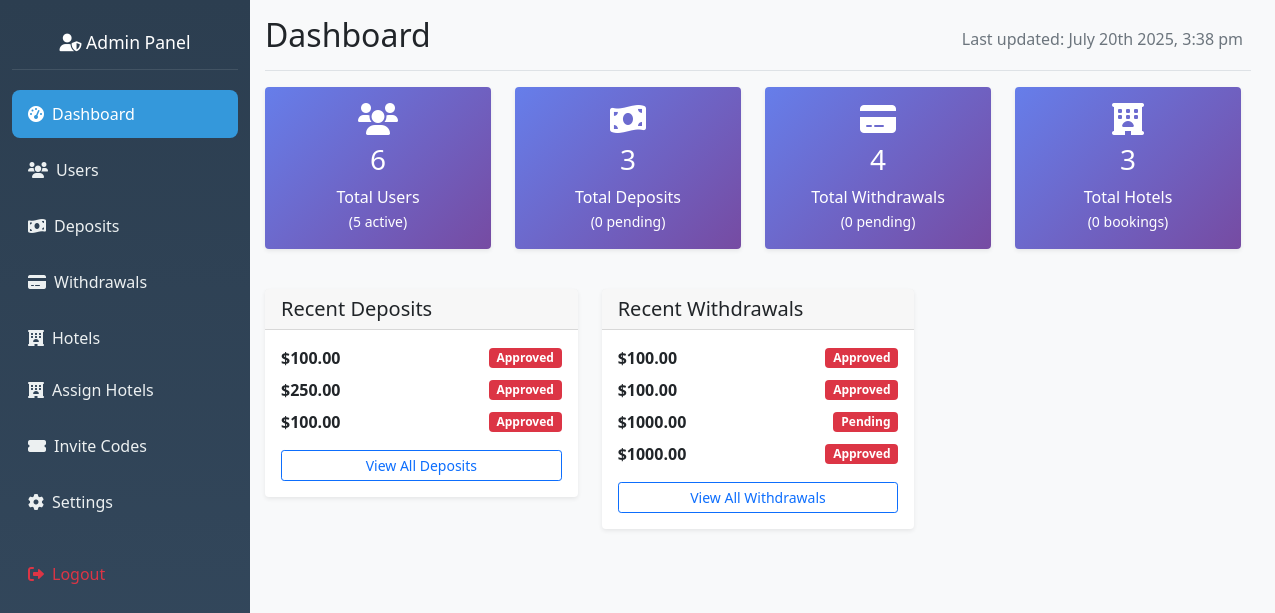
The app's page /admin/dashboard (signed in) with its own data.
### hotel_app/models.py (models this page shows, shortened)
class DepositRequest(db.Model):
    __tablename__ = 'deposit_request'
    id = db.Column(db.Integer, primary_key=True)
    user_id = db.Column(db.Integer, db.ForeignKey('user.id'), nullable=False)
    amount = db.Column(db.Float, nullable=False)
    network = db.Column(db.String(20), nullable=False)
    wallet_address = db.Column(db.String(200))
    transaction_hash = db.Column(db.String(200))
    status = db.Column(db.String(20), default='Pending')
    admin_notes = db.Column(db.Text)
    created_at = db.Column(db.DateTime, default=datetime.utcnow)
    processed_at = db.Column(db.DateTime)
    processed_by = db.Column(db.Integer, db.ForeignKey('admin.id'))

class WithdrawalRequest(db.Model):
    __tablename__ = 'withdrawal_request'
    id = db.Column(db.Integer, primary_key=True)
    user_id = db.Column(db.Integer, db.ForeignKey('user.id'), nullable=False)
    amount = db.Column(db.Float, nullable=False)
    network = db.Column(db.String(20), nullable=False)
    wallet_address = db.Column(db.String(200), nullable=False)
    transaction_hash = db.Column(db.String(200))
    transaction_fee = db.Column(db.Float, default=0.0)
    status = db.Column(db.String(20), default='Pending')
    admin_notes = db.Column(db.Text)
    rejection_reason = db.Column(db.Text)
    created_at = db.Column(db.DateTime, default=datetime.utcnow)
    processed_at = db.Column(db.DateTime)
    processed_by = db.Column(db.Integer, db.ForeignKey('admin.id'))

### hotel_app/routes.py (the view)
@app.route('/admin/dashboard')
@admin_required
def admin_dashboard():
    total_users = User.query.count()
    active_users = User.query.filter_by(is_active=True).count()
    total_deposits = DepositRequest.query.count()
    pending_deposits = DepositRequest.query.filter_by(status='pending').count()
    total_withdrawals = WithdrawalRequest.query.count()
    pending_withdrawals = WithdrawalRequest.query.filter_by(status='pending').count()
    total_hotels = Hotel.query.count()
    total_bookings = Booking.query.count() if 'Booking' in globals() else 0
    recent_users = User.query.order_by(User.id.desc()).limit(5).all()
    recent_deposits = DepositRequest.query.order_by(DepositRequest.id.desc()).limit(5).all()
    recent_withdrawals = WithdrawalRequest.query.order_by(WithdrawalRequest.id.desc()).limit(5).all()
    stats = {
        'total_users': total_users,
        'active_users': active_users,
        'total_deposits': total_deposits,
        'pending_deposits': pending_deposits,
        'total_withdrawals': total_withdrawals,
        'pending_withdrawals': pending_withdrawals,
        'total_hotels': total_hotels,
        'total_bookings': total_bookings,
    }
    return render_template('admin_dashboard.html',
                         stats=stats,
                         recent_users=recent_users,
                         recent_deposits=recent_deposits,
                         recent_withdrawals=recent_withdrawals)

### hotel_app/routes.py (called while the page is built)
def admin_required(f):
    @wraps(f)
    def wrapper(*args, **kwargs):
        admin_id = session.get('admin_id')
        if not admin_id:
            flash("Admin login required.", "danger")
            return redirect(url_for('admin_login'))
        admin = Admin.query.get(admin_id)
        if not admin or not admin.is_active:
            session.pop('admin_id', None)
            flash("Admin access denied.", "danger")
            return redirect(url_for('admin_login'))
        g.current_admin = admin
        return f(*args, **kwargs)
    return wrapper

@app.before_request
def check_admin_routes():
    if request.endpoint and request.endpoint.startswith('admin_') and request.endpoint != 'admin_login':
        if 'admin_id' not in session:
            return redirect(url_for('admin_login'))

### hotel_app/templates/admin_dashboard.html (shortened to what this page needs)
{% extends "admin_base.html" %}
{% block content %}
<div class="d-flex justify-content-between flex-wrap flex-md-nowrap align-items-center pb-2 mb-3 border-bottom">
    <h1 class="h2">Dashboard</h1>
    <div class="btn-toolbar mb-2 mb-md-0">
        <div class="btn-group me-2">
            <span class="text-muted">Last updated: <span id="last-updated"></span></span>
        </div>
    </div>
</div>
<div class="row mb-4">
    <div class="col-md-3 mb-3">
        <div class="card stats-card">
            <div class="card-body text-center">
                <i class="fas fa-users fa-2x mb-2"></i>
                <h3>{{ stats.total_users }}</h3>
                <p class="mb-0">Total Users</p>
                <small>({{ stats.active_users }} active)</small>
            </div>
        </div>
    </div>
    <div class="col-md-3 mb-3">
        <div class="card stats-card">
            <div class="card-body text-center">
                <i class="fas fa-money-bill-wave fa-2x mb-2"></i>
                <h3>{{ stats.total_deposits }}</h3>
                <p class="mb-0">Total Deposits</p>
                <small>({{ stats.pending_deposits }} pending)</small>
            </div>
        </div>
    </div>
    <div class="col-md-3 mb-3">
        <div class="card stats-card">
            <div class="card-body text-center">
                <i class="fas fa-credit-card fa-2x mb-2"></i>
                <h3>{{ stats.total_withdrawals }}</h3>
                <p class="mb-0">Total Withdrawals</p>
                <small>({{ stats.pending_withdrawals }} pending)</small>
            </div>
        </div>
    </div>
    <div class="col-md-3 mb-3">
        <div class="card stats-card">
            <div class="card-body text-center">
                <i class="fas fa-hotel fa-2x mb-2"></i>
                <h3>{{ stats.total_hotels }}</h3>
                <p class="mb-0">Total Hotels</p>
                <small>({{ stats.total_bookings }} bookings)</small>
            </div>
        </div>
    </div>
</div>
<div class="row">
    <div class="col-md-4 mb-4">
        <div class="card">
            <div class="card-header">
                <h5 class="card-title mb-0">Recent Deposits</h5>
            </div>
            <div class="card-body">
                {% for deposit in recent_deposits %}
                <div class="d-flex justify-content-between align-items-center mb-2">
                    <div>
                        <strong>${{ "%.2f"|format(deposit.amount) }}</strong><br>
                    </div>
                    <span class="badge bg-{{ 'warning' if deposit.status == 'pending' else ('success' if deposit.status == 'approved' else 'danger') }}">
                        {{ deposit.status.title() }}
                    </span>
                </div>
                {% endfor %}
                <a href="{{ url_for('view_deposits') }}" class="btn btn-sm btn-outline-primary w-100 mt-2">View All Deposits</a>
            </div>
        </div>
    </div>
    <div class="col-md-4 mb-4">
        <div class="card">
            <div class="card-header">
                <h5 class="card-title mb-0">Recent Withdrawals</h5>
            </div>
            <div class="card-body">
                {% for withdrawal in recent_withdrawals %}
                <div class="d-flex justify-content-between align-items-center mb-2">
                    <div>
                        <strong>${{ "%.2f"|format(withdrawal.amount) }}</strong><br>
                    </div>
                    <span class="badge bg-{{ 'warning' if withdrawal.status == 'pending' else ('success' if withdrawal.status == 'approved' else 'danger') }}">
                        {{ withdrawal.status.title() }}
                    </span>
                </div>
                {% endfor %}
                <a href="{{ url_for('view_withdrawals') }}" class="btn btn-sm btn-outline-primary w-100 mt-2">View All Withdrawals</a>
            </div>
        </div>
    </div>
</div>
{% endblock %}

### hotel_app/static/css/admin.css (style rules this page uses)
.card { border: none; box-shadow: 0 0.125rem 0.25rem rgba(0, 0, 0, 0.075); }
.stats-card { background: linear-gradient(135deg, #667eea 0%, #764ba2 100%); color: white; }
@media (min-width: 992px) { .container-fluid .row { display: flex !important; flex-wrap: nowrap !important; } }
@media (min-width: 992px) { .col-md-3, .col-lg-2 { flex: 0 0 auto; width: 250px; max-width: 250px; } }
@media (min-width: 1200px) { .container-fluid .row { display: flex !important; } }

### records on screen
DepositRequest: amount "100.00", status "Approved"
DepositRequest: amount "250.00", status "Approved"
DepositRequest: amount "100.00", status "Approved"
WithdrawalRequest: amount "100.00", status "Approved"
WithdrawalRequest: amount "100.00", status "Approved"
WithdrawalRequest: amount "1000.00", status "Pending"
WithdrawalRequest: amount "1000.00", status "Approved"

### other values on screen
{{ stats.total_users }} "6"
{{ stats.active_users }} "5"
{{ stats.total_deposits }} "3"
{{ stats.pending_deposits }} "0"
{{ stats.total_withdrawals }} "4"
{{ stats.pending_withdrawals }} "0"
{{ stats.total_hotels }} "3"
{{ stats.total_bookings }} "0"
